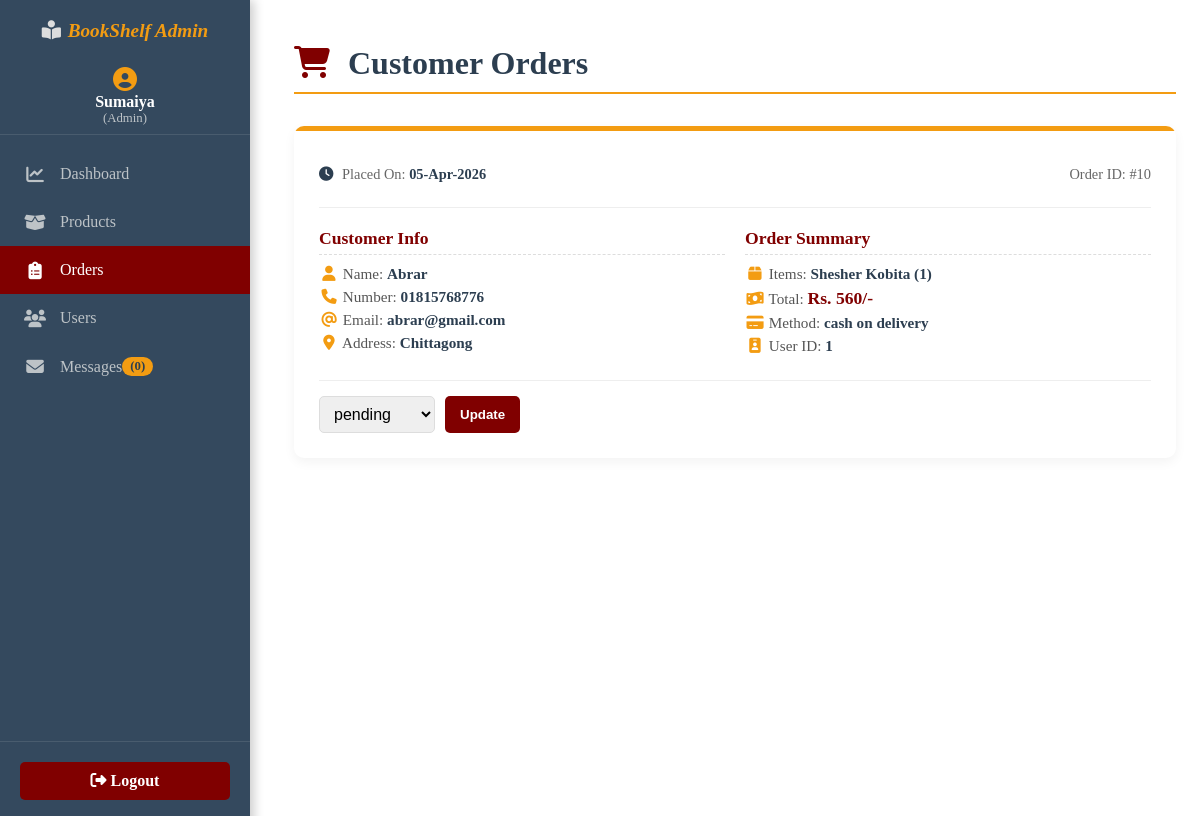
The page /admin_orders.php (signed in) on the database its author committed.
### tables this page shows
CREATE TABLE `orders` (
  `id` int(11) NOT NULL,
  `user_id` int(11) NOT NULL,
  `name` varchar(100) NOT NULL,
  `number` varchar(12) NOT NULL,
  `email` varchar(100) NOT NULL,
  `method` varchar(50) NOT NULL,
  `address` varchar(500) NOT NULL,
  `total_products` varchar(1000) NOT NULL,
  `total_price` int(11) NOT NULL,
  `placed_on` varchar(50) NOT NULL,
  `payment_status` varchar(20) NOT NULL DEFAULT 'pending'
);

### admin_orders.php (the view, shortened to what this page needs)
<?php
include 'config.php';
?>
<!DOCTYPE html>
<html lang="en">
<head>
    <link rel="stylesheet" href="https://cdnjs.cloudflare.com/ajax/libs/font-awesome/6.4.0/css/all.min.css">
    <link rel="stylesheet" href="admin.css">
</head>
<body class="admin_body">
<div class="admin_wrapper_v15">
    <aside class="sidebar_v15">
        <div class="sidebar_brand">
            <i class="fas fa-book-reader"></i> BookShelf Admin
        </div>
        <div class="user_profile">
            <i class="fas fa-user-circle"></i>
            <p><?php echo $_SESSION['admin_name']; ?> <span>(Admin)</span></p>
        </div>
        <nav class="sidebar_nav">
            <a href="admin_page.php" class="nav_item"><i class="fas fa-chart-line"></i> Dashboard</a>
            <a href="admin_products.php" class="nav_item"><i class="fas fa-box-open"></i> Products</a>
            <a href="admin_orders.php" class="nav_item active"><i class="fas fa-clipboard-list"></i> Orders</a>
            <a href="admin_users.php" class="nav_item"><i class="fas fa-users"></i> Users</a>
            <a href="admin_messages.php" class="nav_item message_count"><i class="fas fa-envelope"></i> Messages <span>(0)</span></a>
        </nav>
        <div class="sidebar_footer">
            <a href="logout.php" class="logout_btn_v15"><i class="fas fa-sign-out-alt"></i> Logout</a>
        </div>
    </aside>
    <main class="main_content_v15">
        <h1 class="orders_title_v17"><i class="fas fa-shopping-cart"></i> Customer Orders</h1>
        <section class="orders_section_v17">
            <div class="orders_timeline_container_v17">
                <?php
                $select_orders=mysqli_query($conn,"SELECT * FROM `orders` ORDER BY placed_on DESC") or die('query failed');
                if(mysqli_num_rows($select_orders)>0){
                    while($fetch_orders=mysqli_fetch_assoc($select_orders)){
                        $status_class = ($fetch_orders['payment_status'] == 'pending') ? 'status_pending' : 'status_completed';
                ?>
                <div class="order_card_v17 <?php echo $status_class; ?>">
                    <div class="order_header">
                        <p class="order_date"><i class="fas fa-clock"></i> Placed On: <span><?php echo $fetch_orders['placed_on']?></span></p>
                        <p class="order_id_tag">Order ID: #<?php echo $fetch_orders['id']; ?></p>
                    </div>
                    <div class="order_details_grid">
                        <div class="detail_group">
                            <h4>Customer Info</h4>
                            <p><i class="fas fa-user"></i> Name: <span><?php echo $fetch_orders['name']?></span></p>
                            <p><i class="fas fa-phone"></i> Number: <span><?php echo $fetch_orders['number']?></span></p>
                            <p><i class="fas fa-at"></i> Email: <span><?php echo $fetch_orders['email']?></span></p>
                            <p><i class="fas fa-map-marker-alt"></i> Address: <span><?php echo $fetch_orders['address']?></span></p>
                        </div>
                        <div class="detail_group products_group">
                            <h4>Order Summary</h4>
                            <p><i class="fas fa-box"></i> Items: <span><?php echo $fetch_orders['total_products']?></span></p>
                            <p class="price_total"><i class="fas fa-money-bill-wave"></i> Total: <span>Rs. <?php echo $fetch_orders['total_price']?>/-</span></p>
                            <p><i class="fas fa-credit-card"></i> Method: <span><?php echo $fetch_orders['method']?></span></p>
                            <p class="user_id_info"><i class="fas fa-id-badge"></i> User ID: <span><?php echo $fetch_orders['user_id']?></span></p>
                        </div>
                    </div>
                    <form action="" method="post" class="order_actions">
                        <div class="status_update_group">
                            <select name="update_payment" class="status_select">
                                <option value="" selected disabled><?php echo $fetch_orders['payment_status']; ?></option>
                            </select>
                            <input type="submit" value="Update" name="update_order" class="update_btn_v17">
                        </div>
                        <a href="admin_orders.php?delete=<?php echo $fetch_orders['id']; ?>" onclick="return confirm('Are you sure you want to delete this order?');" class="delete_btn_v17"><i class="fas fa-trash-alt"></i> Delete</a>
                    </form>
                </div>
                <?php
                    }
                }else{
                    echo '<p class="empty_v17">No orders placed yet!</p>';
                }
                ?>
            </div>
        </section>
    </main>
</div>
</body>
</html>

### rows shown on the page
orders: placed_on "05-Apr-2026", id "10", name "Abrar", number "01815768776", email "abrar@gmail.com", address "Chittagong", total_products "Shesher Kobita (1)", total_price "560", method "cash on delivery", user "1", update_payment "pending"

### other values the page prints
$_SESSION['admin_name'] "Sumaiya"
